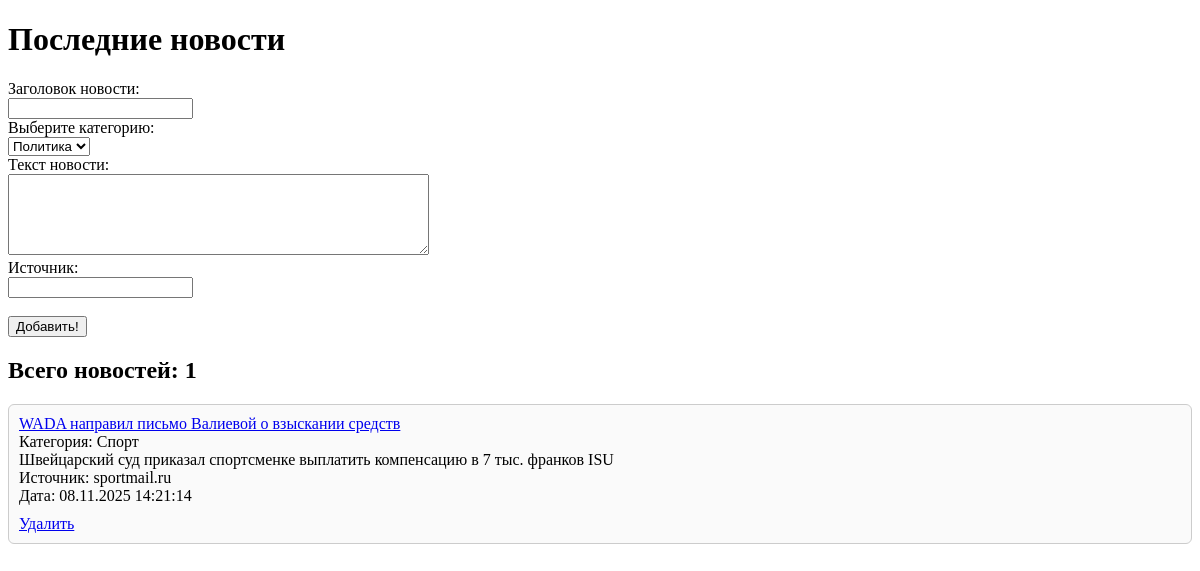
Before: /news.php with the older database file.
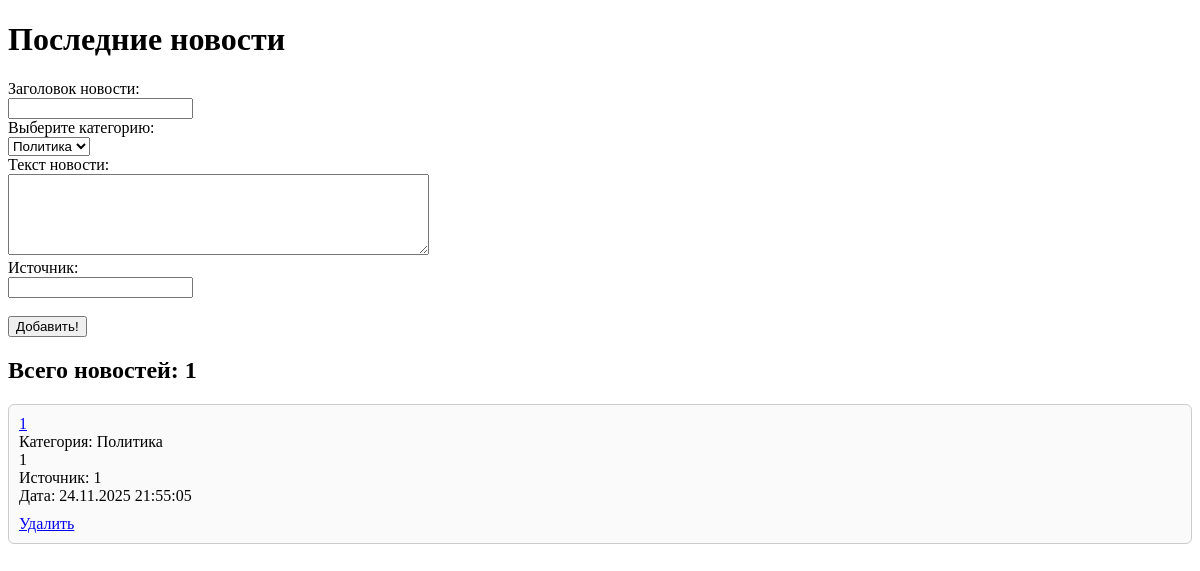
After: the same page with the newer database file.
### tables this page shows
CREATE TABLE msgs(
                    id INTEGER PRIMARY KEY AUTOINCREMENT,
                    title TEXT,
                    category INTEGER,
                    description TEXT,
                    source TEXT,
                    datetime INTEGER
                );

### NewsDB.class.php (called while the page is built, shortened)
<?php
class NewsDB implements INewsDB {
    private $_db;
    public function __construct() {
        try {
            $this->_db = new SQLite3(self::DB_NAME);
            $this->_db->busyTimeout(5000);
            $this->initDatabase();
        } catch (Exception $e) {
            die("Ошибка подключения к базе данных: " . $e->getMessage());
        }
    }
    private function initDatabase() {
        $tableExists = $this->_db->querySingle("SELECT name FROM sqlite_master WHERE type='table' AND name='msgs'");
    }
    public function getNews() {
        try {
            $query = "
                SELECT msgs.id as id, title, category.name as category, description, source, datetime
                FROM msgs
                LEFT JOIN category ON category.id = msgs.category
                ORDER BY msgs.id DESC
            ";
            $result = $this->_db->query($query);
            $news = [];
            while ($row = $result->fetchArray(SQLITE3_ASSOC)) {
                $news[] = $row;
            }
            return $news;
        } catch (Exception $e) {
            return false;
        }
    }
}
?>

### get_news.inc.php (the view)
<?php
$newsData = $news->getNews();
if ($newsData === false) {
    $errMsg = "Произошла ошибка при выводе новостной ленты";
    echo "<div class='error'>" . htmlspecialchars($errMsg) . "</div>";
} else {
    $newsCount = count($newsData);
    echo "<h2>Всего новостей: " . $newsCount . "</h2>";
    if ($newsCount > 0) {
        echo "<div id='news-list'>";
        foreach ($newsData as $newsItem) {
            echo "<div class='news-item'>";
            echo "<div class='news-title'>";
            echo "<a href='?view=" . $newsItem['id'] . "'>" . htmlspecialchars($newsItem['title']) . "</a>";
            echo "</div>";
            echo "<div class='news-category'>Категория: " . htmlspecialchars($newsItem['category']) . "</div>";
            echo "<div class='news-description'>" . htmlspecialchars($newsItem['description']) . "</div>";
            echo "<div class='news-source'>Источник: " . htmlspecialchars($newsItem['source']) . "</div>";
            echo "<div class='news-date'>Дата: " . date('d.m.Y H:i:s', $newsItem['datetime']) . "</div>";
            echo "<div style='margin-top: 10px;'>";
            echo "<a href='?delete=" . $newsItem['id'] . "' class='delete-link' onclick=\"return confirm('Вы уверены, что хотите удалить эту новость?')\">Удалить</a>";
            echo "</div>";
            echo "</div>";
        }
        echo "</div>";
    } else {
        echo "<p>Новостей пока нет.</p>";
    }
}
?>

Changed rows visible on the page:
removed msgs: title "WADA направил письмо Валиевой о взыскании средств", category "Спорт", description "Швейцарский суд приказал спортсменке выплатить компенсацию в 7 тыс. франков ISU", source "sportmail.ru", datetime "08.11.2025 14:21:14"
added msgs: title "1", category "Политика", description "1", source "1", datetime "24.11.2025 21:55:05"
